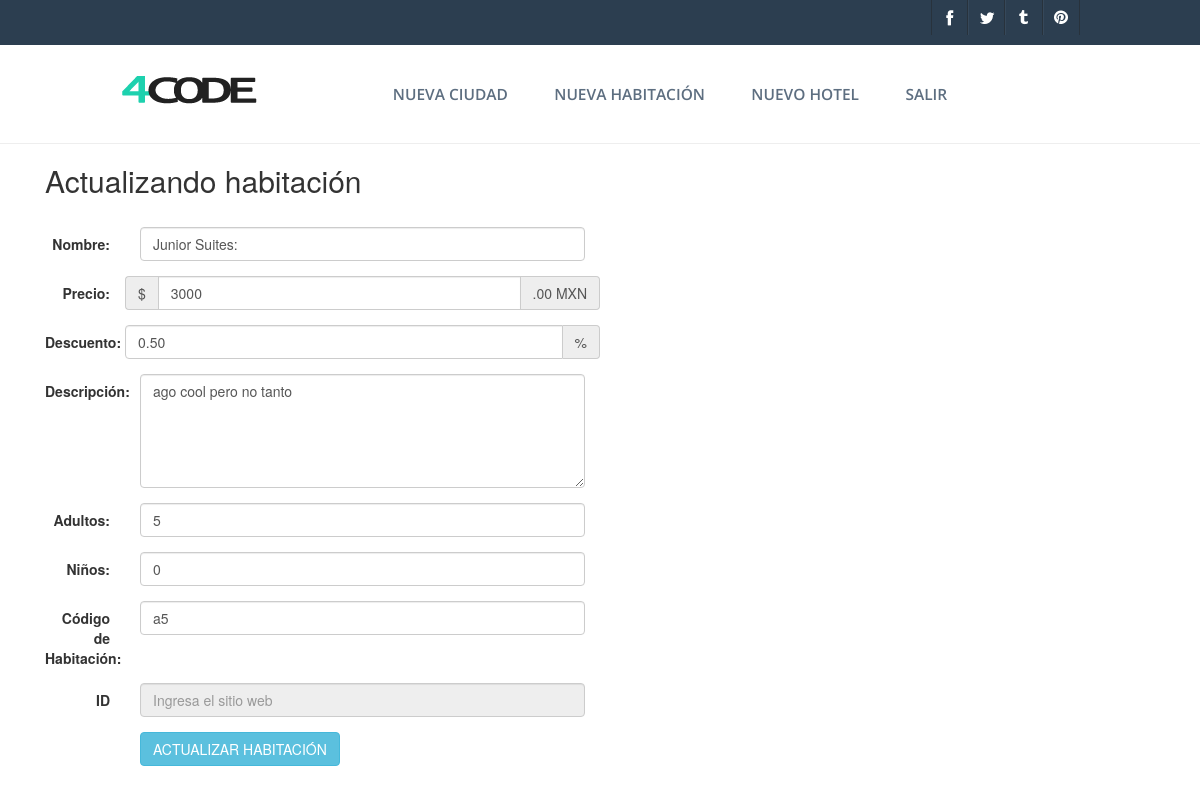
The app's page /actualizarHabitacion.php?Variable=3 (signed in) with its own data.
### tables this page shows
CREATE TABLE habitacion (
id_habitacion int auto_increment primary key, 
nombre varchar(50) not null, 
precio 	int not null,
descuento DEC(4,2) not null,
descripcion varchar(100) not null,
adultos varchar(2) not null,
ninos varchar(2) not null,
numeroHabitacion varchar(2) not null,
id_hotel int not null,
FOREIGN KEY (id_hotel) REFERENCES hotel(id_hotel)
);

### actualizarHabitacion.php (the view, shortened to what this page needs)
<!DOCTYPE html>
<html>
<head>
<?php include "style.php"; ?>
</head>
<body>
      <div class="top-header" id="header">
        <div class="wrap">
        <div class="top-header-right">
          <ul>
            <li><a class="face" href="#"><span> </span></a></li>
            <li><a class="twit" href="#"><span> </span></a></li>
            <li><a class="thum" href="#"><span> </span></a></li>
            <li><a class="pin" href="#"><span> </span></a></li>
          </ul>
        </div>
      </div>
      </div>
      <div class="header">
        <div class="wrap">
        <div class="logo">
          <a href="index.html"><img src="web/images/logo.png" title="HotelesBonitos" /></a>
        </div>
<?php
include 'menuADMIN.php';
?>
      </div>
    </div>
<?php
  $mysqli = mysqli_connect("localhost", "root", "12345", "hoteles");
  $sql = "SELECT * from habitacion where id_habitacion = ".$_GET['Variable'];
  $res = mysqli_query($mysqli, $sql);
  while ($newArray = mysqli_fetch_array($res, MYSQLI_ASSOC)) {
   $nombre = $newArray['nombre'];
   $precio = $newArray['precio'];
   $descuento = $newArray['descuento'];
   $descripcion = $newArray['descripcion'];
   $adultos = $newArray['adultos'];
   $ninos = $newArray['ninos'];
   $numeroHabitacion = $newArray['numeroHabitacion'];
   ?>
 <div class='container'>
<div class="col-sm-6" align:center >
  <h2 >Actualizando habitación</h2> <br>
  <form class="form-horizontal" method="POST">
  <div class="form-group">
      <label class="control-label col-sm-2" for="nombre">Nombre:</label>
      <div class="col-sm-10">
        <input type="text" class="form-control" id="nombre" placeholder="Ingresa el nombre" name="nombre" value='<?php echo $nombre ?>' onkeypress="return letras(event);">
      </div>
    </div>
   <div class="form-group">
      <label class="control-label col-sm-2" for="precio">Precio:</label>
      <div class="input-group"s>
        <div class="input-group-addon">$</div>
        <input type="text" class="form-control" id="precio" placeholder="dinero dinero dinero" name="precio" value='<?php echo $precio ?>'  onkeypress="return num(event);">
        <div class="input-group-addon">.00 MXN</div>
      </div>
    </div>
    <div class="form-group">
      <label class="control-label col-sm-2" for="descuento">Descuento:</label>
      <div class="input-group">
        <input type="text" class="form-control" id="descuento" name="descuento" value='<?php echo $descuento ?>' onkeypress="return num(event);">
        <div class="input-group-addon">%</div>
      </div>
    </div>
     <div class="form-group">
      <label class="control-label col-sm-2" for="descripcion">Descripción:</label>
      <div class="col-sm-10">
        <textarea class="form-control" rows="5" id="descripcion" name="descripcion" ><?php echo $descripcion ?></textarea>
      </div>
    </div>
     <div class="form-group">
      <label class="control-label col-sm-2" for="adultos">Adultos:</label>
      <div class="col-sm-10">
        <input type="text" class="form-control" id="adultos" placeholder="Ingresa cantidad de adultos" name="adultos" value='<?php echo $adultos ?>' onkeypress="return num(event);">
      </div>
    </div>
      <div class="form-group">
      <label class="control-label col-sm-2" for="ninos">Niños:</label>
      <div class="col-sm-10">
        <input type="text" class="form-control" id="ninos" placeholder="Ingresa cantidad de niños" name="ninos" value='<?php echo $ninos ?>' onkeypress="return num(event);">
      </div>
    </div>
    <div class="form-group">
      <label class="control-label col-sm-2" for="web">Código de Habitación:</label>
      <div class="col-sm-10">
        <input type="text" class="form-control" id="web" placeholder="Ejemplo A12" name="web" value='<?php echo $numeroHabitacion ?>'>
      </div>
    </div>
        <div class="form-group">
      <label class="control-label col-sm-2" for="ubicacion">ID</label>
      <div class="col-sm-10">
        <input type="text" class="form-control" id="ubicacion" placeholder="Ingresa el sitio web" name="ubicacion" value='<?php echo $_SESSION['idHotel']; ?>' disabled>
      </div>
    </div>
    <div class="form-group">
      <div class="col-sm-offset-2 col-sm-10">
        <button type="submit" class="btn btn-info" name="submit" value="registrar">Actualizar habitación</button>
      </div>
    </div>
   <?php
   }
?>
</form>
</body>
</html>

### web/css/style.css (style rules this page uses)
html,body,div,span,applet,object,iframe,h1,h2,h3,h4,h5,h6,p,blockquote,pre,a,abbr,acronym,address,big,cite,code,del,dfn,em,img,ins,kbd,q,s,samp,small,strike,strong,sub,sup,tt,var,b,u,i,dl,dt,dd,ol,nav ul,nav li,fieldset,form,label,legend,table,caption,tbody,tfoot,thead,tr,th,td,article,aside,canvas,details,embed,figure,figcaption,footer,header,hgroup,menu,nav,output,ruby,section,summary,time,mark,audio,video { margin:0;padding:0;border:0;font-size:100%;font:inherit;vertical-align:baseline; }
ol,ul { list-style:none;margin:0px;padding:0px; }
a { text-decoration:none; }
img { max-width:100%; }
body { font-family: 'Open Sans', sans-serif; background:#FFF; }
.wrap { width:70%; margin:0 auto; }
.top-header { background:#2C3E50; }
.top-header-right { float:right; }
.top-header-right ul li { float: left; }
.top-header-right ul li a { display: block; padding: 0.55em; }
.top-header-right ul li a span { height:20px; width: 20px; display: block; }
.top-header-right ul li a.face span { background: url(../images/social-icons.png) no-repeat 0px 0px; }
.top-header-right ul li a.twit span { background: url(../images/social-icons.png) no-repeat -20px 0px; }
.top-header-right ul li a.thum span { background:url(../images/social-icons.png) no-repeat -38px 0px; }
.top-header-right ul li a.pin span { background:url(../images/social-icons.png) no-repeat -56px 0px; }
.top-header-right ul li { border-left: 1px ridge #36485A; border-right: 1px ridge #28323C; }
.top-header-right ul li:first-child { border-left: 1px ridge #28323C; }
.logo { float: left; margin-top: 2.2em; }
.header { border-bottom: 1px solid #eee; }
.btn { background: #2C3E50; color: #FFF; padding: 0.7em 2.2em; display: inline-block; text-transform: uppercase; transition: 0.5s all; -webkit-transition: 0.5s all; -moz-transition: 0.5s all; -o-transition: 0.5s all; border-radius: 0.3em; -webkit-border-radius: 0.3em; -moz-border-radius: 0.3em; -o-border-radius: 0.3em; font-size: 0.875em; border-bottom: 4px solid #2A323A; }
@media only screen and (max-width:1280px) and (min-width:1024px) { .wrap { width: 80%; } }

### records on screen
habitacion: nombre "Junior Suites:", precio "3000", descuento "0.50", descripcion "ago cool pero no tanto", adultos "5", ninos "0", web "a5"
